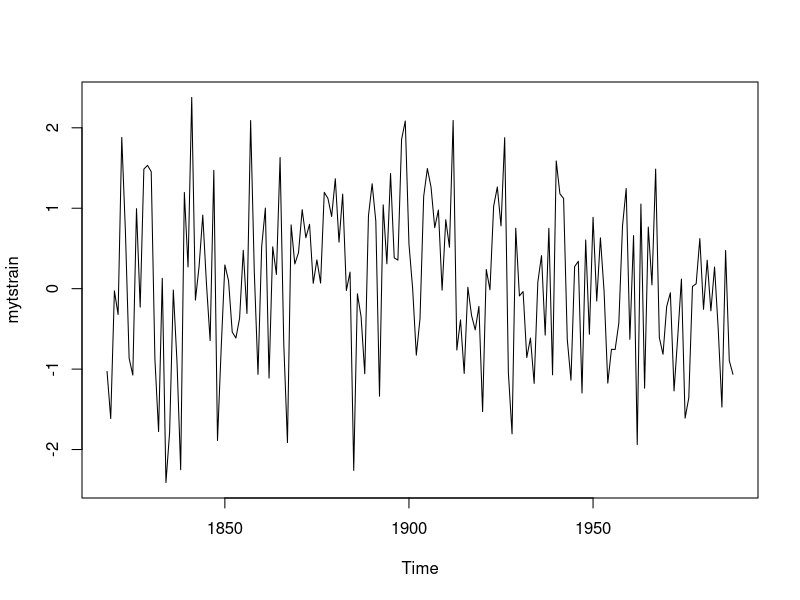

Write R code to recreate this figure.
## ---- chunk 1
set.seed(95)
myts <- ts(rnorm(200), start = (1818))
mytstrain <- window(myts, start = 1818, end = 1988) # training set
plot(mytstrain)
           
library(forecast)
meanm <- meanf(mytstrain, h=30) # mean method and we get 30 observation in to the future
naivem <- naive(mytstrain, h=30) # naive method
drifm <- rwf(mytstrain, h=30, drift = TRUE) # drift method

mytstest <- window(myts, start = 1988)
accuracy(meanm, mytstest)
accuracy(naivem, mytstest)
accuracy(drifm, mytstest)

